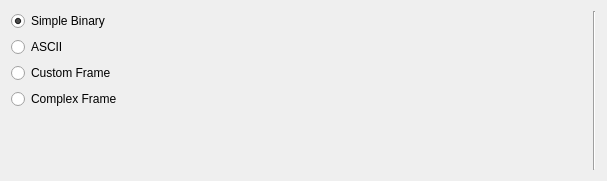
<?xml version="1.0" encoding="UTF-8"?>
<ui version="4.0">
 <class>DataFormatPanel</class>
 <widget class="QWidget" name="DataFormatPanel">
  <property name="geometry">
   <rect>
    <x>0</x>
    <y>0</y>
    <width>607</width>
    <height>181</height>
   </rect>
  </property>
  <property name="windowTitle">
   <string>Data Format</string>
  </property>
  <layout class="QHBoxLayout" name="horizontalLayout">
   <item>
    <layout class="QVBoxLayout" name="vlRadioButtons">
     <item>
      <widget class="QRadioButton" name="rbBinary">
       <property name="toolTip">
        <string>Data is sent as consecutive samples in binary form. Syncing can be a problem.</string>
       </property>
       <property name="text">
        <string>Simple Binary</string>
       </property>
       <property name="checked">
        <bool>true</bool>
       </property>
      </widget>
     </item>
     <item>
      <widget class="QRadioButton" name="rbAscii">
       <property name="toolTip">
        <string>Data is sent in the form of ASCII text as comma seperated values. Easy to implement.</string>
       </property>
       <property name="text">
        <string>ASCII</string>
       </property>
      </widget>
     </item>
     <item>
      <widget class="QRadioButton" name="rbFramed">
       <property name="toolTip">
        <string>Define a custom binary frame. Powerful.</string>
       </property>
       <property name="text">
        <string>Custom Frame</string>
       </property>
      </widget>
     </item>
     <item>
      <widget class="QRadioButton" name="rbComplexFramed">
       <property name="toolTip">
        <string>Define a complex binary frame. Powerful.</string>
       </property>
       <property name="text">
        <string>Complex Frame</string>
       </property>
      </widget>
     </item>
     <item>
      <spacer name="verticalSpacer">
       <property name="orientation">
        <enum>Qt::Vertical</enum>
       </property>
       <property name="sizeHint" stdset="0">
        <size>
         <width>20</width>
         <height>40</height>
        </size>
       </property>
      </spacer>
     </item>
    </layout>
   </item>
   <item>
    <widget class="Line" name="line">
     <property name="orientation">
      <enum>Qt::Vertical</enum>
     </property>
    </widget>
   </item>
  </layout>
 </widget>
 <resources/>
 <connections/>
</ui>
